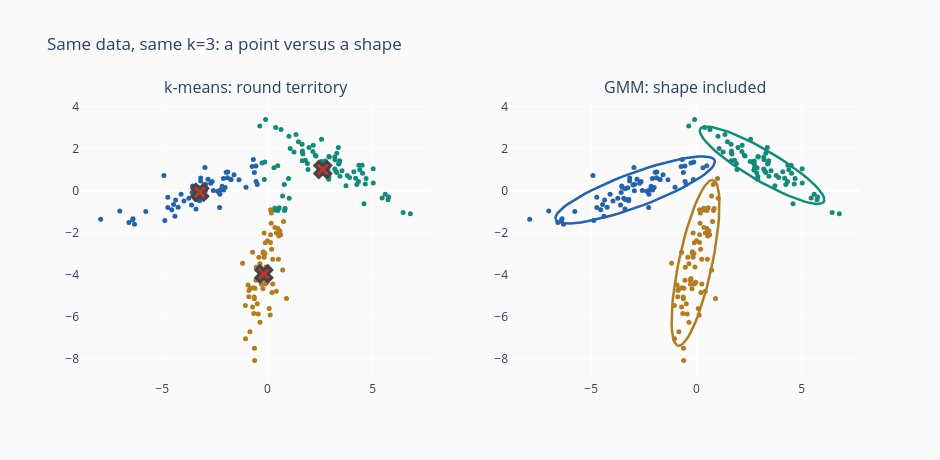

Notebook cell for this chart:
### Code cell
def cov_ellipse_xy(mean, cov, n_std=2, n_pts=60):
    vals, vecs = np.linalg.eigh(cov)
    order = vals.argsort()[::-1]
    vals, vecs = vals[order], vecs[:, order]
    theta = np.linspace(0, 2 * np.pi, n_pts)
    circle = np.stack([np.cos(theta), np.sin(theta)])
    ellipse = vecs @ np.diag(n_std * np.sqrt(vals)) @ circle
    return mean[0] + ellipse[0], mean[1] + ellipse[1]

def blend_colors(resp, hexes):
    rgb = np.array([[int(h[i:i + 2], 16) for i in (1, 3, 5)] for h in hexes])
    blended = resp @ rgb
    return [f"rgb({r:.0f},{g:.0f},{b:.0f})" for r, g, b in blended]

comp_colors = [GOLD, BLUE, TEAL]
km_colors = [comp_colors[j] for j in km.labels_]
point_colors = blend_colors(resp, comp_colors)

fig = make_subplots(rows=1, cols=2, subplot_titles=("k-means: round territory", "GMM: shape included"))
fig.add_trace(go.Scatter(x=X_elong[:, 0], y=X_elong[:, 1], mode="markers",
                          marker=dict(color=km_colors, size=5), showlegend=False), row=1, col=1)
fig.add_trace(go.Scatter(x=km.cluster_centers_[:, 0], y=km.cluster_centers_[:, 1], mode="markers",
                          marker=dict(symbol="x", size=14, color=RED, line=dict(width=3)),
                          showlegend=False), row=1, col=1)
fig.add_trace(go.Scatter(x=X_elong[:, 0], y=X_elong[:, 1], mode="markers",
                          marker=dict(color=point_colors, size=5), showlegend=False), row=1, col=2)
for k in range(3):
    ex, ey = cov_ellipse_xy(gmm_full.means_[k], gmm_full.covariances_[k])
    fig.add_trace(go.Scatter(x=ex, y=ey, mode="lines", line=dict(color=comp_colors[k], width=2.5),
                              showlegend=False), row=1, col=2)
fig.update_layout(height=460, width=940, plot_bgcolor="#fafafa", paper_bgcolor="#fafafa",
                   title="Same data, same k=3: a point versus a shape")
fig.update_yaxes(scaleanchor="x", scaleratio=1, row=1, col=1)
fig.update_yaxes(scaleanchor="x2", scaleratio=1, row=1, col=2)
fig.show()

### Figure 1 — Plotly figure (JSON) as saved in the notebook; plotly's stock layout.template omitted (floating-point values rounded to 4 significant figures; data arrays with more than 128 entries replaced by an {"elided": "..."} marker saying what was removed)
{"data": [{"marker": {"color": {"elided": "210 str values"}, "size": 5}, "mode": "markers", "showlegend": false, "type": "scatter", "x": {"elided": "210 float values"}, "xaxis": "x", "y": {"elided": "210 float values"}, "yaxis": "y"}, {"marker": {"color": "#c0392b", "line": {"width": 3}, "size": 14, "symbol": "x"}, "mode": "markers", "showlegend": false, "type": "scatter", "x": [-0.1706, -3.215, 2.631], "xaxis": "x", "y": [-3.953, -0.0747, 1.009], "yaxis": "y"}, {"marker": {"color": {"elided": "210 str values"}, "size": 5}, "mode": "markers", "showlegend": false, "type": "scatter", "x": {"elided": "210 float values"}, "xaxis": "x2", "y": {"elided": "210 float values"}, "yaxis": "y2"}, {"line": {"color": "#b07d22", "width": 2.5}, "mode": "lines", "showlegend": false, "type": "scatter", "x": [0.7889, 0.7018, 0.6062, 0.5033, 0.3942, 0.2801, 0.1623, 0.04228, -0.07877, -0.1994, -0.3183, -0.434, -0.5454, -0.651, -0.7497, -0.8405, -0.9222, -0.9939, -1.055, -1.104, -1.142, -1.167, -1.179, -1.179, -1.165, -1.139, -1.101, -1.05, -0.9881, -0.9154, -0.8329, -0.7414, -0.642, -0.5358, -0.4241, -0.308, -0.1889, -0.06817, 0.05284, 0.1728, 0.2902, 0.4039, 0.5126, 0.6149, 0.7098, 0.7961, 0.873, 0.9394, 0.9948, 1.038, 1.07, 1.088, 1.094, 1.087, 1.067, 1.035, 0.9904, 0.9341, 0.8667, 0.7889], "xaxis": "x2", "y": [0.5045, 0.4996, 0.4502, 0.3568, 0.2205, 0.04275, -0.1743, -0.4283, -0.7164, -1.035, -1.381, -1.75, -2.139, -2.541, -2.954, -3.373, -3.792, -4.207, -4.613, -5.006, -5.381, -5.734, -6.061, -6.358, -6.621, -6.849, -7.038, -7.186, -7.292, -7.354, -7.371, -7.344, -7.273, -7.158, -7.0, -6.803, -6.567, -6.295, -5.992, -5.659, -5.301, -4.921, -4.525, -4.117, -3.7, -3.281, -2.864, -2.452, -2.052, -1.668, -1.303, -0.9631, -0.6507, -0.3698, -0.1237, 0.085, 0.2538, 0.3809, 0.4648, 0.5045], "yaxis": "y2"}, {"line": {"color": "#2563a8", "width": 2.5}, "mode": "lines", "showlegend": false, "type": "scatter", "x": [-6.687, -6.636, -6.543, -6.408, -6.234, -6.022, -5.774, -5.495, -5.186, -4.851, -4.494, -4.119, -3.73, -3.332, -2.93, -2.527, -2.128, -1.738, -1.362, -1.003, -0.6654, -0.3534, -0.07029, 0.1806, 0.3966, 0.5751, 0.7141, 0.8121, 0.868, 0.8811, 0.8512, 0.7788, 0.6645, 0.5098, 0.3164, 0.08645, -0.1774, -0.4723, -0.7947, -1.141, -1.507, -1.89, -2.283, -2.684, -3.088, -3.489, -3.884, -4.268, -4.636, -4.985, -5.31, -5.608, -5.875, -6.109, -6.306, -6.465, -6.584, -6.661, -6.696, -6.687], "xaxis": "x2", "y": [-1.366, -1.439, -1.495, -1.533, -1.554, -1.557, -1.541, -1.508, -1.457, -1.39, -1.306, -1.207, -1.094, -0.9688, -0.8317, -0.6848, -0.5297, -0.3682, -0.2022, -0.03354, 0.1359, 0.3043, 0.4695, 0.6299, 0.7834, 0.9286, 1.064, 1.187, 1.297, 1.393, 1.474, 1.538, 1.585, 1.615, 1.627, 1.62, 1.596, 1.554, 1.495, 1.419, 1.328, 1.222, 1.102, 0.9707, 0.8285, 0.6773, 0.5188, 0.3548, 0.1872, 0.01791, -0.1512, -0.3183, -0.4813, -0.6385, -0.788, -0.9283, -1.058, -1.175, -1.278, -1.366], "yaxis": "y2"}, {"line": {"color": "#148a7a", "width": 2.5}, "mode": "lines", "showlegend": false, "type": "scatter", "x": [0.1811, 0.1588, 0.17, 0.2146, 0.2922, 0.4017, 0.5421, 0.7117, 0.9086, 1.131, 1.375, 1.639, 1.92, 2.215, 2.52, 2.831, 3.146, 3.461, 3.772, 4.075, 4.368, 4.646, 4.907, 5.148, 5.366, 5.559, 5.723, 5.859, 5.963, 6.035, 6.074, 6.08, 6.052, 5.991, 5.897, 5.772, 5.617, 5.433, 5.223, 4.99, 4.735, 4.462, 4.174, 3.874, 3.565, 3.251, 2.936, 2.623, 2.315, 2.017, 1.731, 1.461, 1.209, 0.9797, 0.7743, 0.5954, 0.4451, 0.3251, 0.2368, 0.1811], "xaxis": "x2", "y": [2.936, 2.86, 2.766, 2.653, 2.524, 2.38, 2.223, 2.055, 1.877, 1.691, 1.5, 1.305, 1.109, 0.9146, 0.7233, 0.5374, 0.3592, 0.1905, 0.03341, -0.1104, -0.2393, -0.3519, -0.4468, -0.5229, -0.5794, -0.6158, -0.6314, -0.6263, -0.6003, -0.5539, -0.4876, -0.402, -0.2983, -0.1774, -0.04092, 0.1097, 0.2728, 0.4464, 0.6287, 0.8175, 1.011, 1.206, 1.402, 1.595, 1.784, 1.966, 2.14, 2.303, 2.454, 2.59, 2.711, 2.815, 2.9, 2.967, 3.013, 3.039, 3.045, 3.029, 2.993, 2.936], "yaxis": "y2"}], "layout": {"annotations": [{"font": {"size": 16}, "showarrow": false, "text": "k-means: round territory", "x": 0.225, "xanchor": "center", "xref": "paper", "y": 1.0, "yanchor": "bottom", "yref": "paper"}, {"font": {"size": 16}, "showarrow": false, "text": "GMM: shape included", "x": 0.775, "xanchor": "center", "xref": "paper", "y": 1.0, "yanchor": "bottom", "yref": "paper"}], "height": 460, "paper_bgcolor": "#fafafa", "plot_bgcolor": "#fafafa", "title": {"text": "Same data, same k=3: a point versus a shape"}, "width": 940, "xaxis": {"anchor": "y", "domain": [0.0, 0.45]}, "xaxis2": {"anchor": "y2", "domain": [0.55, 1.0]}, "yaxis": {"anchor": "x", "domain": [0.0, 1.0], "scaleanchor": "x", "scaleratio": 1}, "yaxis2": {"anchor": "x2", "domain": [0.0, 1.0], "scaleanchor": "x2", "scaleratio": 1}}}
